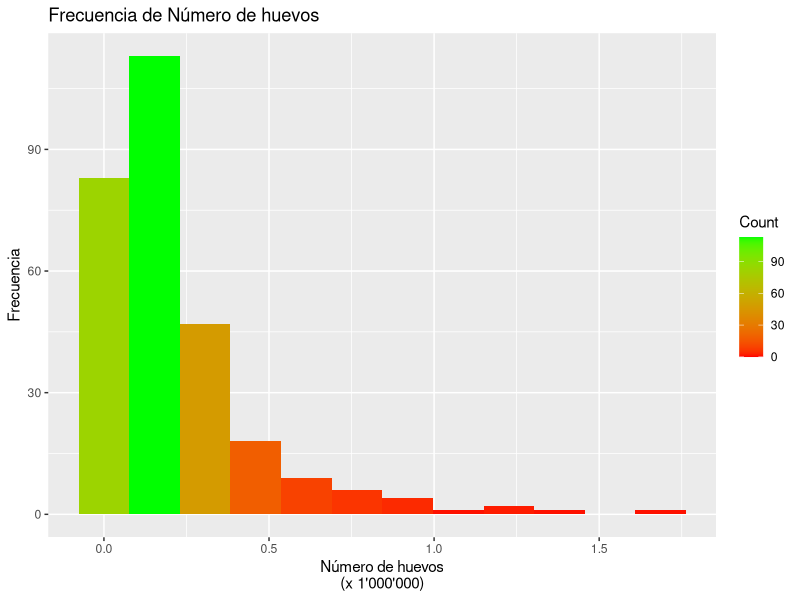
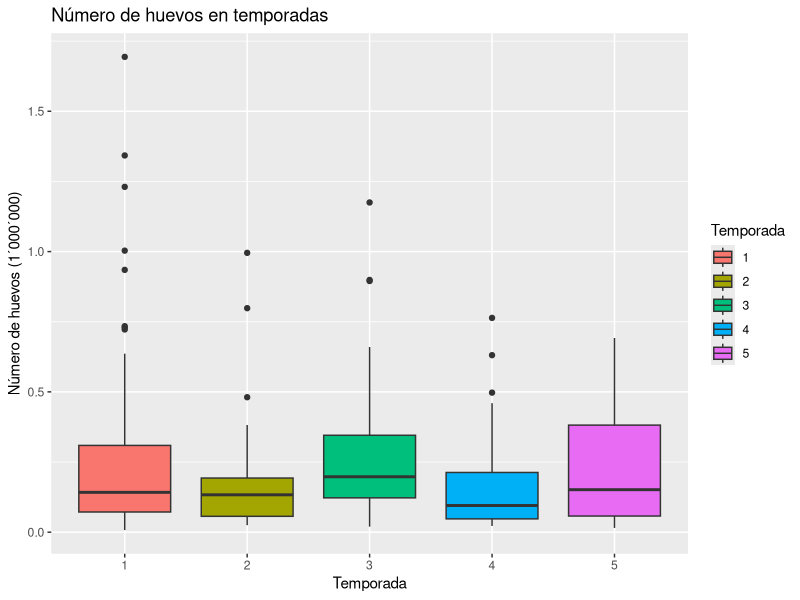
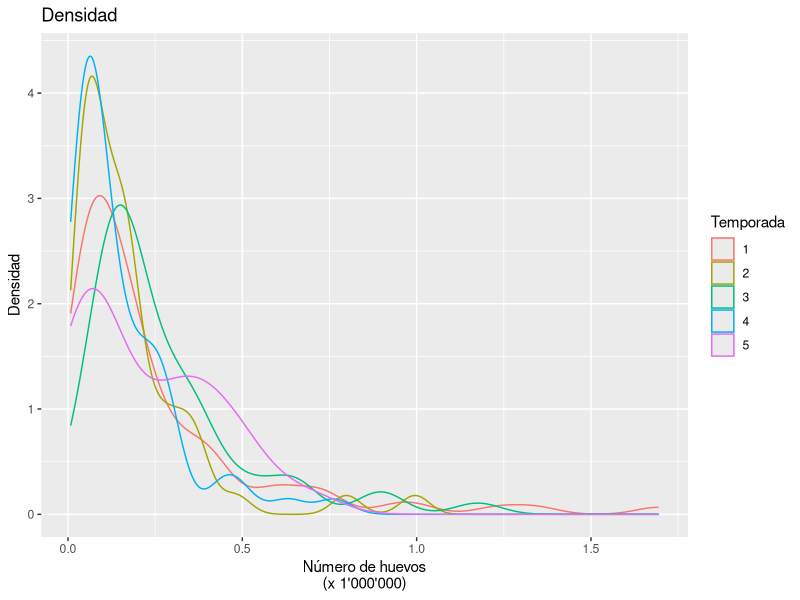
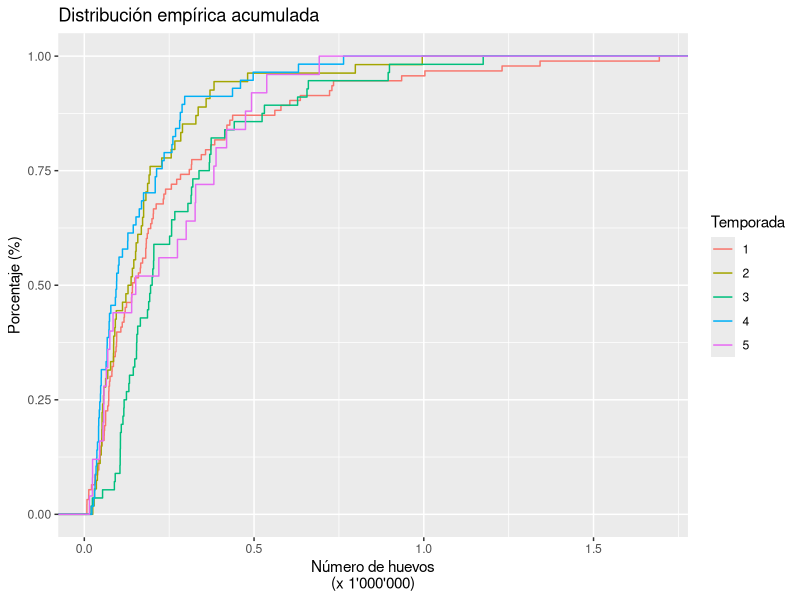
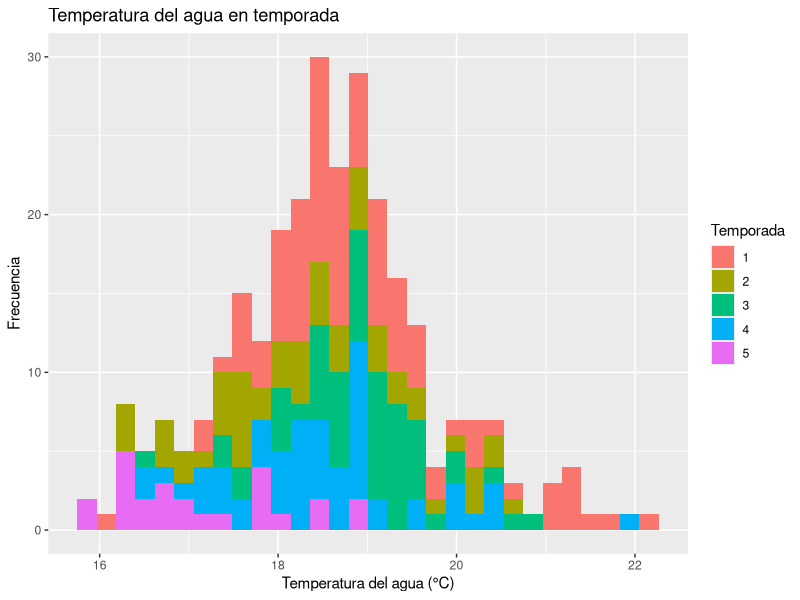
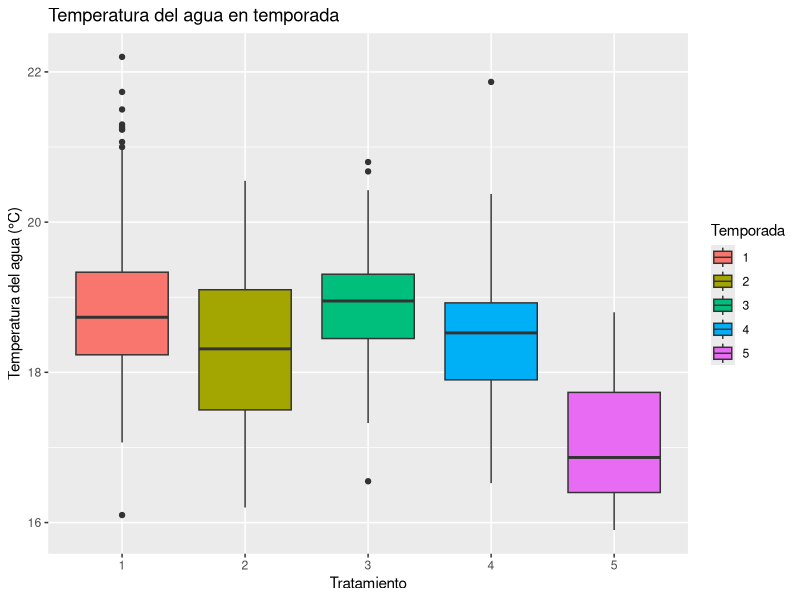
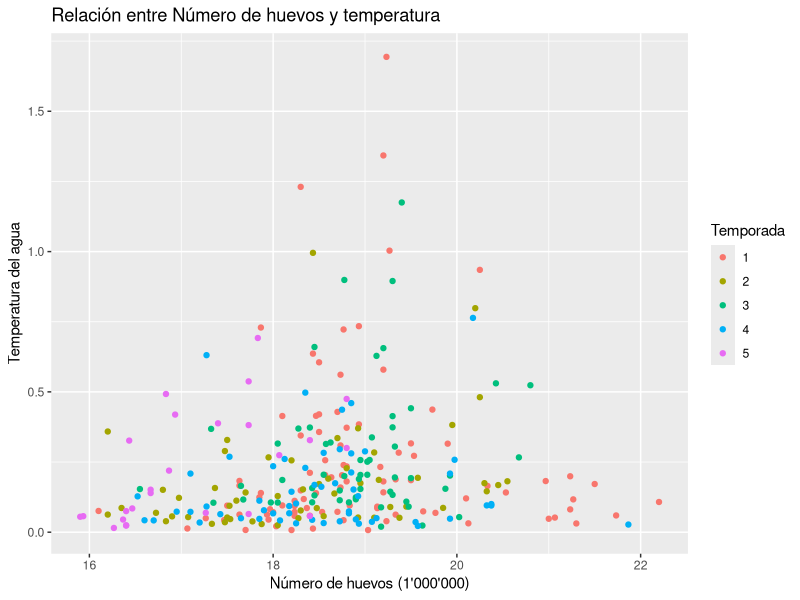
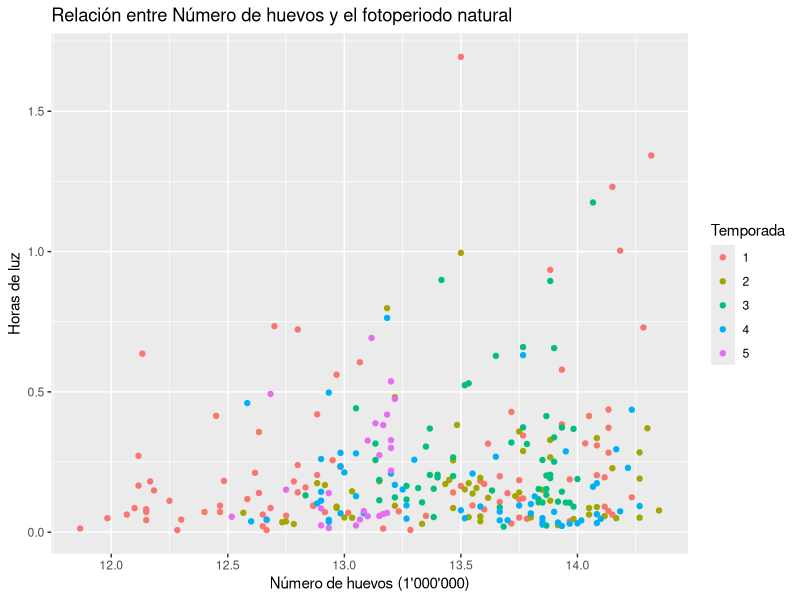

These figures' R source, in order:
## ---- chunk 1
knitr::opts_chunk$set(echo = FALSE)

#install.packages("readxl")
#install.packages("dplyr")
#install.packages("ggplot2")
#install.packages("knitr")

library(readxl)
library(dplyr)
library(ggplot2)
library(knitr)
## ---- chunk 2
#Cargamos la base de datos "Desoves.xlsx"
Sargo <- read_excel("Desove.xlsx", sheet = 1)

## ---- chunk 3
ggplot(Sargo, aes(x = No_of_eggs)) +
  geom_histogram(aes(fill=..count..), bins = 12)+
  scale_fill_gradient("Count", low = "red", high = "green")+
  labs(title="Frecuencia de Número de huevos",
     y = "Frecuencia",
     x = "Número de huevos\n(x 1'000'000)")
## ---- chunk 4
ggplot(data = na.omit(Sargo), aes(x= Temporada, y = No_of_eggs, fill=Temporada))+
  geom_boxplot()+
  labs(title="Número de huevos en temporadas",
     y = "Número de huevos (1´000´000)",
     x = "Temporada")
## ---- chunk 5
ggplot(data = na.omit(Sargo), aes(x=No_of_eggs))+
  geom_density(aes_string(colour="Temporada"))+
  labs(title="Densidad",
     y = "Densidad",
     x = "Número de huevos\n(x 1'000'000)")
## ---- chunk 6
ggplot(data = na.omit(Sargo), aes(x=No_of_eggs, color=Temporada))+
  stat_ecdf(geom = "step")+
  labs(title="Distribución empírica acumulada",
     y = "Porcentaje (%)",
     x = "Número de huevos\n(x 1'000'000)")
## ---- chunk 7
ggplot(data = na.omit(Sargo), aes(x = Water_Temp, fill=Temporada)) +
  geom_histogram()+
  labs(title="Temperatura del agua en temporada",
     y = "Frecuencia",
     x = "Temperatura del agua (°C)")
## ---- chunk 8
ggplot(data = na.omit(Sargo), aes(x = Temporada, y = Water_Temp, fill = Temporada))+
  geom_boxplot()+
  labs(title="Temperatura del agua en temporada",
     x = "Tratamiento",
     y = "Temperatura del agua (°C)")
## ---- chunk 9
ggplot(data = na.omit(Sargo), aes(x=Water_Temp, y=No_of_eggs))+
  geom_point(aes_string(colour="Temporada"))+
  labs(title="Relación entre Número de huevos y temperatura",
       x = "Número de huevos (1'000'000)",
       y = "Temperatura del agua")
## ---- chunk 10
ggplot(data = na.omit(Sargo), aes(x=Day_length, y=No_of_eggs))+
  geom_point(aes_string(colour="Temporada"))+
  labs(title="Relación entre Número de huevos y el fotoperiodo natural",
       x = "Número de huevos (1'000'000)",
       y = "Horas de luz")
## ---- chunk 11

summary(na.omit(Sargo))

tablainicio <- head(na.omit(Sargo))
tablainicio %>% knitr::kable(caption = "Datos iniciales de la tabla de datos")

tablafinal <- tail(na.omit(Sargo))
tablafinal %>% knitr::kable(caption = "Datos finales de la tabla de datos")

# str(Sargo)

Tabla <- table(na.omit(Sargo$Temporada))
Tabla %>% knitr::kable(col.names= c('Temporada', 'Número de desoves'), align = "cc", caption = "Cantidad de desoves por temporada")
## ---- chunk 12
Sargo$Year <- as.character(Sargo$Year)
Sargo$month <- factor(Sargo$month, levels = c("Enero", "Febrero", "Marzo","Abril", "Mayo", "Junio", "Julio", "Agosto", "Setiembre", "Octubre", "Noviembre", "Diciembre"))
str(na.omit(Sargo))
